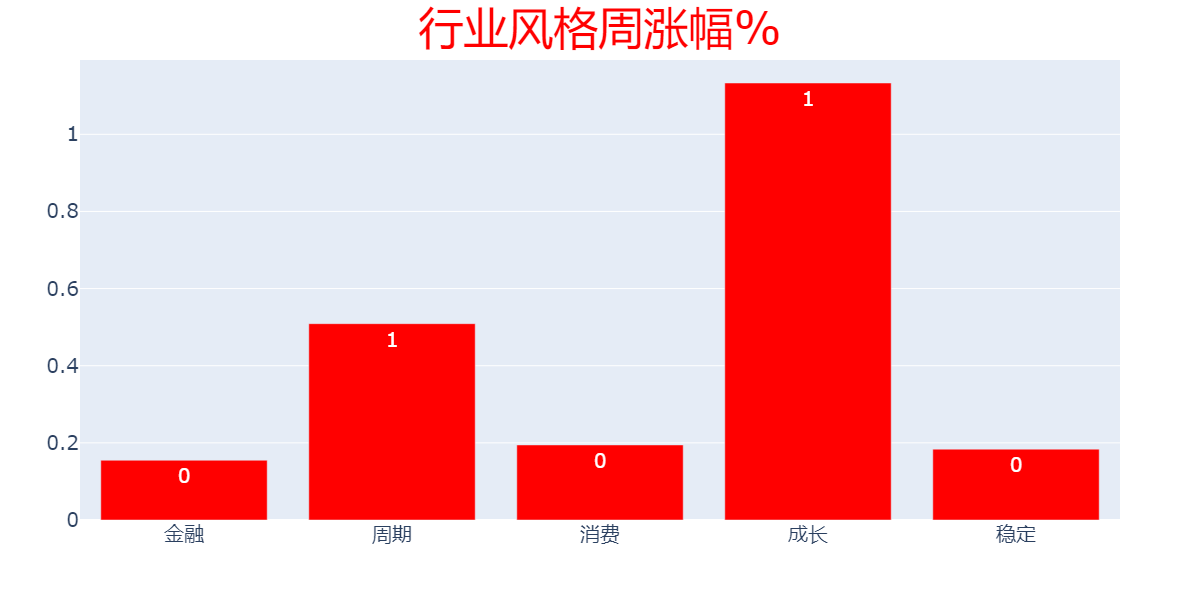

Generate this figure with Python:
# -*- coding: utf-8 -*-

from pyexpat.errors import codes
from EmQuantAPI import *
from datetime import timedelta, datetime
import time as _time
import traceback
from datetime import *
import numpy as np
import pandas as pd
import xlrd
import plotly_express as px



def mainCallback(quantdata):
    """
    mainCallback 是主回调函数，可捕捉如下错误
    在start函数第三个参数位传入，该函数只有一个为c.EmQuantData类型的参数quantdata
    :param quantdata:c.EmQuantData
    :return:
    """
    print ("mainCallback",str(quantdata))
    #登录掉线或者 登陆数达到上线（即登录被踢下线） 这时所有的服务都会停止
    if str(quantdata.ErrorCode) == "10001011" or str(quantdata.ErrorCode) == "10001009":
        print ("Your account is disconnect. You can force login automatically here if you need.")
    #行情登录验证失败（每次连接行情服务器时需要登录验证）或者行情流量验证失败时，会取消所有订阅，用户需根据具体情况处理
    elif str(quantdata.ErrorCode) == "10001021" or str(quantdata.ErrorCode) == "10001022":
        print ("Your all csq subscribe have stopped.")
    #行情服务器断线自动重连连续6次失败（1分钟左右）不过重连尝试还会继续进行直到成功为止，遇到这种情况需要确认两边的网络状况
    elif str(quantdata.ErrorCode) == "10002009":
        print ("Your all csq subscribe have stopped, reconnect 6 times fail.")
    # 行情订阅遇到一些错误(这些错误会导致重连，错误原因通过日志输出，统一转换成EQERR_QUOTE_RECONNECT在这里通知)，正自动重连并重新订阅,可以做个监控
    elif str(quantdata.ErrorCode) == "10002012":
        print ("csq subscribe break on some error, reconnect and request automatically.")
    # 资讯服务器断线自动重连连续6次失败（1分钟左右）不过重连尝试还会继续进行直到成功为止，遇到这种情况需要确认两边的网络状况
    elif str(quantdata.ErrorCode) == "10002014":
        print ("Your all cnq subscribe have stopped, reconnect 6 times fail.")
    # 资讯订阅遇到一些错误(这些错误会导致重连，错误原因通过日志输出，统一转换成EQERR_INFO_RECONNECT在这里通知)，正自动重连并重新订阅,可以做个监控
    elif str(quantdata.ErrorCode) == "10002013":
        print ("cnq subscribe break on some error, reconnect and request automatically.")
    # 资讯登录验证失败（每次连接资讯服务器时需要登录验证）或者资讯流量验证失败时，会取消所有订阅，用户需根据具体情况处理
    elif str(quantdata.ErrorCode) == "10001024" or str(quantdata.ErrorCode) == "10001025":
        print("Your all cnq subscribe have stopped.")
    else:
        pass

def startCallback(message):
    print("[EmQuantAPI Python]", message)
    return 1
def csqCallback(quantdata):
    """
    csqCallback 是csq订阅时提供的回调函数模板。该函数只有一个为c.EmQuantData类型的参数quantdata
    :param quantdata:c.EmQuantData
    :return:
    """
    print ("csqCallback,", str(quantdata))

def cstCallBack(quantdata):
    '''
    cstCallBack 是日内跳价服务提供的回调函数模板
    '''
    for i in range(0, len(quantdata.Codes)):
        length = len(quantdata.Dates)
        for it in quantdata.Data.keys():
            print(it)
            for k in range(0, length):
                for j in range(0, len(quantdata.Indicators)):
                    print(quantdata.Data[it][j * length + k], " ",end = "")
                print()
def cnqCallback(quantdata):
    """
    cnqCallback 是cnq订阅时提供的回调函数模板。该函数只有一个为c.EmQuantData类型的参数quantdata
    :param quantdata:c.EmQuantData
    :return:
    """
    # print ("cnqCallback,", str(quantdata))
    print("cnqCallback,")
    for code in quantdata.Data:
        total = len(quantdata.Data[code])
        for k in range(0, len(quantdata.Data[code])):
            print(quantdata.Data[code][k])

try:
    #调用登录函数（激活后使用，不需要用户名密码）
    loginResult = c.start("ForceLogin=1", '', mainCallback)
    if(loginResult.ErrorCode != 0):
        print("login in fail")
        exit()

    date = datetime.today().strftime("%Y-%m-%d")
    # 指数 涨跌幅
    data=c.css("CI005917.CI,CI005918.CI,CI005919.CI,CI005920.CI,CI005921.CI","NAME,DIFFERRANGEW","TradeDate="+date+",AdjustFlag=1,Rowindex=none,Ispandas=1")
    data.to_excel(r'C:\xyzy\1lhjr\2clzb\agfgzdf.xls')

#退出
    data = logoutResult = c.stop()
except Exception as ee:
    print("error >>>",ee)
    traceback.print_exc()
else:
    print("demo end")
    

data = xlrd.open_workbook(r'C:\xyzy\1lhjr\2clzb\agfgzdf.xls')
table = data.sheets()[0]
x1=[]   
cap1 = table.col_values(3)
for i in range(1,6):
    x1.append(cap1[i].strip("(风格.中信)"))
y1=[]   
cap2 = table.col_values(4)
for i in range(1,6):
    y1.append(cap2[i])
fig = px.bar(data,x=x1,y=y1,text=y1)
fig.update_traces(texttemplate='%{text:.0f}',textposition='inside',marker=dict(color=np.where(np.array(y1)>0,'red','limegreen'))) 
fig.update_layout(width=1200,height=600,title={'text': "行业风格周涨幅%",'y':0.98,'x':0.5,'xanchor': 'center','yanchor': 'top'},title_font_size=45,font_size=20,title_font_color='red',showlegend=False,xaxis_title=None,yaxis_title=None)
fig.write_image(r'C:\xyzy\1lhjr\2clzb\agfgzdf.png')
